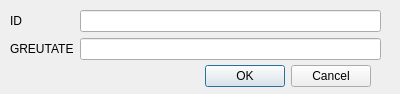
<?xml version="1.0" encoding="UTF-8"?>
<ui version="4.0">
 <class>AddCategorieGreutate</class>
 <widget class="QDialog" name="AddCategorieGreutate">
  <property name="geometry">
   <rect>
    <x>0</x>
    <y>0</y>
    <width>400</width>
    <height>94</height>
   </rect>
  </property>
  <property name="windowTitle">
   <string>Dialog</string>
  </property>
  <widget class="QDialogButtonBox" name="buttonBox">
   <property name="geometry">
    <rect>
     <x>30</x>
     <y>60</y>
     <width>341</width>
     <height>32</height>
    </rect>
   </property>
   <property name="orientation">
    <enum>Qt::Horizontal</enum>
   </property>
   <property name="standardButtons">
    <set>QDialogButtonBox::Cancel|QDialogButtonBox::Ok</set>
   </property>
  </widget>
  <widget class="QWidget" name="layoutWidget">
   <property name="geometry">
    <rect>
     <x>10</x>
     <y>10</y>
     <width>371</width>
     <height>51</height>
    </rect>
   </property>
   <layout class="QFormLayout" name="formLayout">
    <item row="0" column="0">
     <widget class="QLabel" name="label">
      <property name="text">
       <string>ID</string>
      </property>
     </widget>
    </item>
    <item row="0" column="1">
     <widget class="QLineEdit" name="TB_id"/>
    </item>
    <item row="1" column="0">
     <widget class="QLabel" name="label_2">
      <property name="text">
       <string>GREUTATE</string>
      </property>
     </widget>
    </item>
    <item row="1" column="1">
     <widget class="QLineEdit" name="TB_greutate"/>
    </item>
   </layout>
  </widget>
 </widget>
 <resources/>
 <connections>
  <connection>
   <sender>buttonBox</sender>
   <signal>accepted()</signal>
   <receiver>AddCategorieGreutate</receiver>
   <slot>accept()</slot>
   <hints>
    <hint type="sourcelabel">
     <x>248</x>
     <y>254</y>
    </hint>
    <hint type="destinationlabel">
     <x>157</x>
     <y>274</y>
    </hint>
   </hints>
  </connection>
  <connection>
   <sender>buttonBox</sender>
   <signal>rejected()</signal>
   <receiver>AddCategorieGreutate</receiver>
   <slot>reject()</slot>
   <hints>
    <hint type="sourcelabel">
     <x>316</x>
     <y>260</y>
    </hint>
    <hint type="destinationlabel">
     <x>286</x>
     <y>274</y>
    </hint>
   </hints>
  </connection>
 </connections>
</ui>
